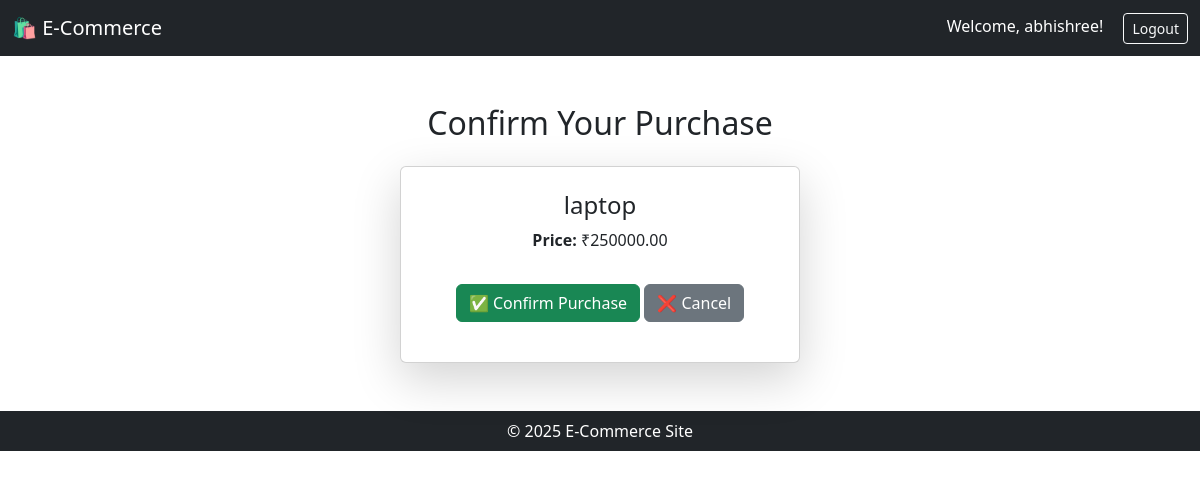
/orders/create/1/ (signed in), run on the app's committed database.
### accounts/models.py (models this page shows, shortened)
class User(AbstractUser):
    ROLE_CHOICES = (
        ('user', 'User'),
        ('admin', 'Admin'),
    )
    role = models.CharField(max_length=10, choices=ROLE_CHOICES, default='user')

### products/models.py (models this page shows, shortened)
class Product(models.Model):
    name = models.CharField(max_length=200)
    slug = models.SlugField(unique=True, blank=True)
    category = models.CharField(max_length=100, blank=True)
    price = models.DecimalField(max_digits=10, decimal_places=2)
    stock = models.PositiveIntegerField(default=0)
    description = models.TextField(blank=True)
    image = models.URLField(blank=True)
    created_at = models.DateTimeField(auto_now_add=True)
    is_deleted = models.BooleanField(default=False)

### orders/views.py (the view, shortened to what this page needs)
# urls.py: path('create/<int:product_id>/', views.create_order, name='create_order'),
@login_required
def create_order(request, product_id):
    product = get_object_or_404(Product, id=product_id)
    return render(request, "orders/confirm_order.html", {"product": product})

### templates/orders/confirm_order.html (shortened to what this page needs)
{% extends 'base.html' %}
{% block content %}
<div class="container mt-5 text-center">
    <h2 class="mb-4">Confirm Your Purchase</h2>
    <div class="card p-4 shadow-lg mx-auto" style="max-width: 400px;">
        <h4>{{ product.name }}</h4>
        <p><strong>Price:</strong> ₹{{ product.price }}</p>
        <form method="POST">
            <button type="submit" class="btn btn-success mt-3">✅ Confirm Purchase</button>
            <a href="{% url 'product_list' %}" class="btn btn-secondary mt-3">❌ Cancel</a>
        </form>
    </div>
</div>
{% endblock %}

### templates/base.html (shortened to what this page needs)
<html lang="en">
<head>
    <link rel="stylesheet" href="https://cdn.jsdelivr.net/npm/bootstrap@5.3.2/dist/css/bootstrap.min.css">
</head>
<body>
    <nav class="navbar navbar-dark bg-dark">
        <div class="container-fluid d-flex justify-content-between align-items-center">
            <a class="navbar-brand" href="{% url 'product_list' %}">🛍️ E-Commerce</a>
            <div>
                {% if user.is_authenticated %}
                    <span class="text-white me-3">Welcome, {{ user.username }}!</span>
                    <a href="{% url 'logout' %}" class="btn btn-outline-light btn-sm">Logout</a>
                {% else %}
                    <a href="{% url 'login' %}" class="btn btn-outline-light btn-sm me-2">Login</a>
                    <a href="{% url 'register' %}" class="btn btn-outline-light btn-sm">Register</a>
                {% endif %}
            </div>
        </div>
    </nav>
    <div class="container mt-4">
        {% block content %}{% endblock %}
    </div>
    <footer class="text-center text-white bg-dark mt-5 py-2">
        © 2025 E-Commerce Site
    </footer>
</body>
</html>

### data on the page
User: username "abhishree"
Product: name "laptop", price "250000.00"
